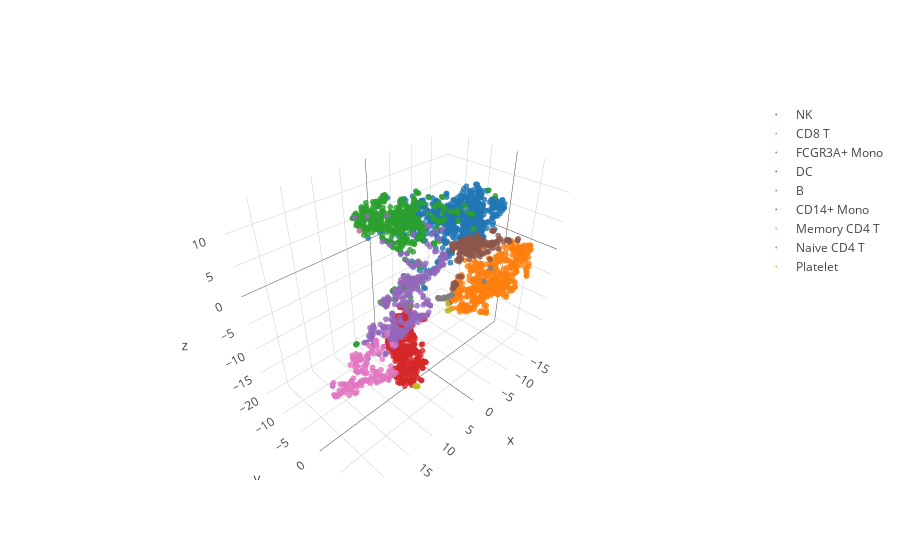

The code cell stored with this chart in its notebook:
### Code cell
plot2Dtsne(df2d, 'Deep Autoencoder, lr=0.001, latent_size=6')
plot3Dtsne(df3d)

### Figure 1 — Plotly figure (JSON) as saved in the notebook; plotly's stock layout.template omitted (floating-point values rounded to 4 significant figures; data arrays with more than 128 entries replaced by an {"elided": "..."} marker saying what was removed)
{"data": [{"marker": {"color": 0, "opacity": 0.8, "size": 2}, "mode": "markers", "name": "NK", "type": "scatter3d", "uid": "2eb4c871-f6ef-4396-87af-b44927a6e7e0", "x": {"elided": "702 float values"}, "y": {"elided": "702 float values"}, "z": {"elided": "702 float values"}}, {"marker": {"color": 1, "opacity": 0.8, "size": 2}, "mode": "markers", "name": "CD8 T", "type": "scatter3d", "uid": "f6ac89cb-785d-41db-a3e3-c91b5c7afb3a", "x": {"elided": "480 float values"}, "y": {"elided": "480 float values"}, "z": {"elided": "480 float values"}}, {"marker": {"color": 2, "opacity": 0.8, "size": 2}, "mode": "markers", "name": "FCGR3A+ Mono", "type": "scatter3d", "uid": "a4f065c7-e256-47a1-a881-55465499ee38", "x": {"elided": "452 float values"}, "y": {"elided": "452 float values"}, "z": {"elided": "452 float values"}}, {"marker": {"color": 3, "opacity": 0.8, "size": 2}, "mode": "markers", "name": "DC", "type": "scatter3d", "uid": "221d127a-68e6-4c85-a9b5-ec8ba9666bac", "x": {"elided": "344 float values"}, "y": {"elided": "344 float values"}, "z": {"elided": "344 float values"}}, {"marker": {"color": 4, "opacity": 0.8, "size": 2}, "mode": "markers", "name": "B", "type": "scatter3d", "uid": "25c9a0aa-0a52-4221-abdc-3a1b9dd587fd", "x": {"elided": "308 float values"}, "y": {"elided": "308 float values"}, "z": {"elided": "308 float values"}}, {"marker": {"color": 5, "opacity": 0.8, "size": 2}, "mode": "markers", "name": "CD14+ Mono", "type": "scatter3d", "uid": "de190a8a-e828-4693-8c45-df0f04ebd16d", "x": {"elided": "162 float values"}, "y": {"elided": "162 float values"}, "z": {"elided": "162 float values"}}, {"marker": {"color": 6, "opacity": 0.8, "size": 2}, "mode": "markers", "name": "Memory CD4 T", "type": "scatter3d", "uid": "81c19a6e-56db-4ee9-8c7b-aefc6399d4f6", "x": {"elided": "144 float values"}, "y": {"elided": "144 float values"}, "z": {"elided": "144 float values"}}, {"marker": {"color": 7, "opacity": 0.8, "size": 2}, "mode": "markers", "name": "Naive CD4 T", "type": "scatter3d", "uid": "43cf90ae-8ddf-4a57-9408-e1b9dffcc179", "x": [-7.483, -6.508, -7.574, 2.286, -6.654, -7.708, -7.612, -6.877, -7.439, -6.926, -7.487, -7.553, -7.613, -6.031, -6.816, -7.02, -6.839, -7.041, -6.879, -7.173, -6.07, -7.23, 2.47, -6.958, -6.479, -6.518, -6.588, -6.345, -12.26, -6.505, -9.774, 2.458], "y": [-2.542, -3.809, -3.045, -2.818, -4.13, -3.069, -1.96, -3.643, -2.316, -3.937, -3.543, -3.873, -1.973, -3.879, -3.798, -3.334, -3.662, -4.123, -3.681, -3.681, -3.611, -3.481, -2.105, -3.247, -4.105, -4.168, -4.206, -3.866, 2.295, -3.74, 2.992, -2.193], "z": [-9.863, -10.43, -10.33, -6.965, -10.74, -10.46, -9.301, -10.54, -9.642, -10.78, -10.84, -11.15, -9.314, -10.15, -10.59, -10.33, -10.52, -10.97, -10.61, -10.73, -9.997, -10.66, -6.379, -10.22, -10.59, -10.68, -10.76, -10.38, -3.924, -10.39, -5.079, -6.532]}, {"marker": {"color": 8, "opacity": 0.8, "size": 2}, "mode": "markers", "name": "Platelet", "type": "scatter3d", "uid": "d6a95462-fa82-4b92-93b9-ad1a14848ab7", "x": [9.133, -7.735, -8.861, 9.23, 9.167, 9.359, 9.213, 9.757, -7.501, 9.207, 9.208, 9.251, 9.265, 9.239], "y": [5.939, -2.632, -3.827, 5.917, 5.928, 5.946, 5.914, 6.049, -2.693, 5.915, 5.91, 5.921, 5.928, 5.92], "z": [-13.84, -13.21, -13.0, -13.72, -13.79, -13.59, -13.73, -13.21, -13.23, -13.74, -13.74, -13.69, -13.68, -13.71]}], "layout": {}}
